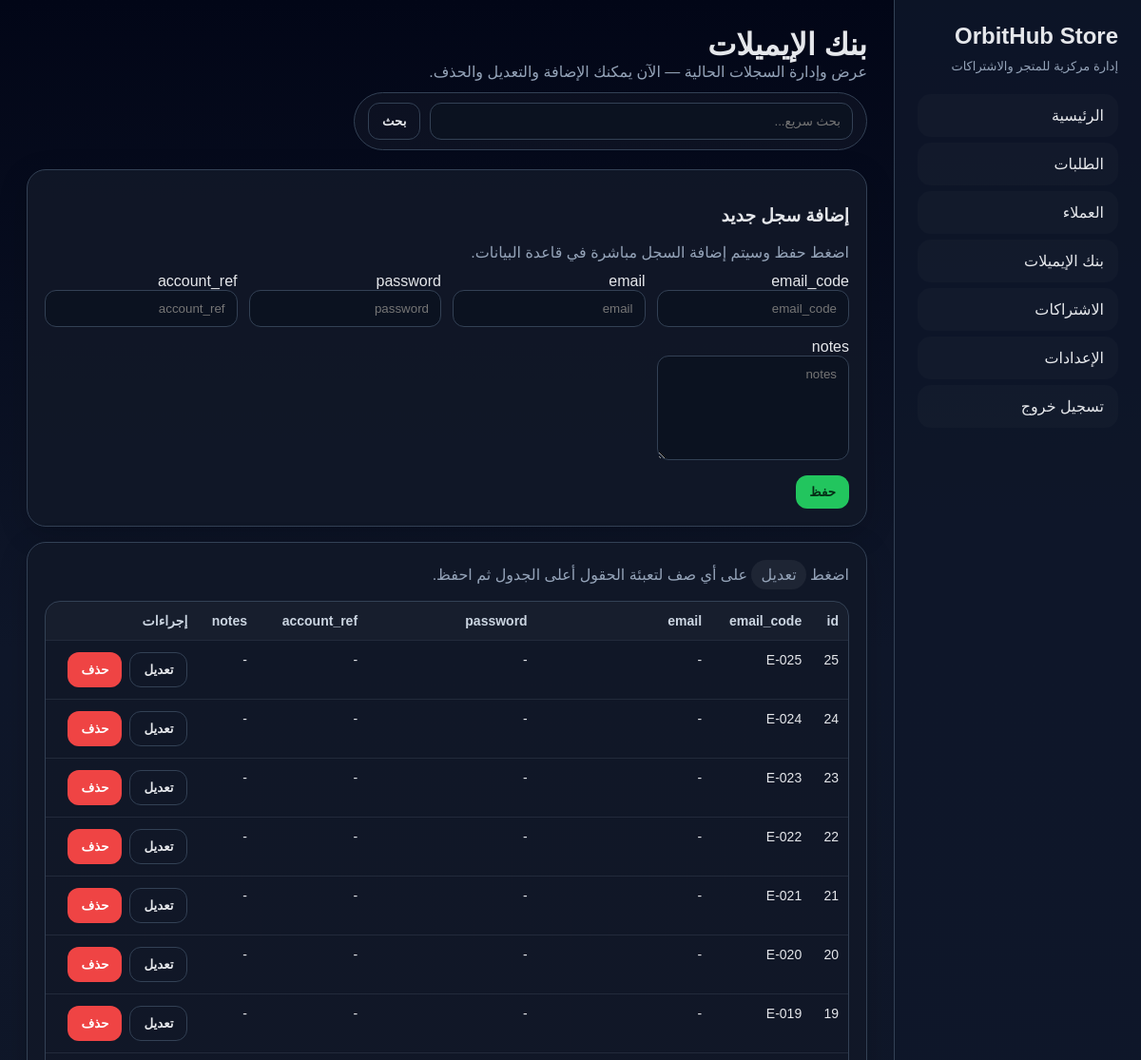
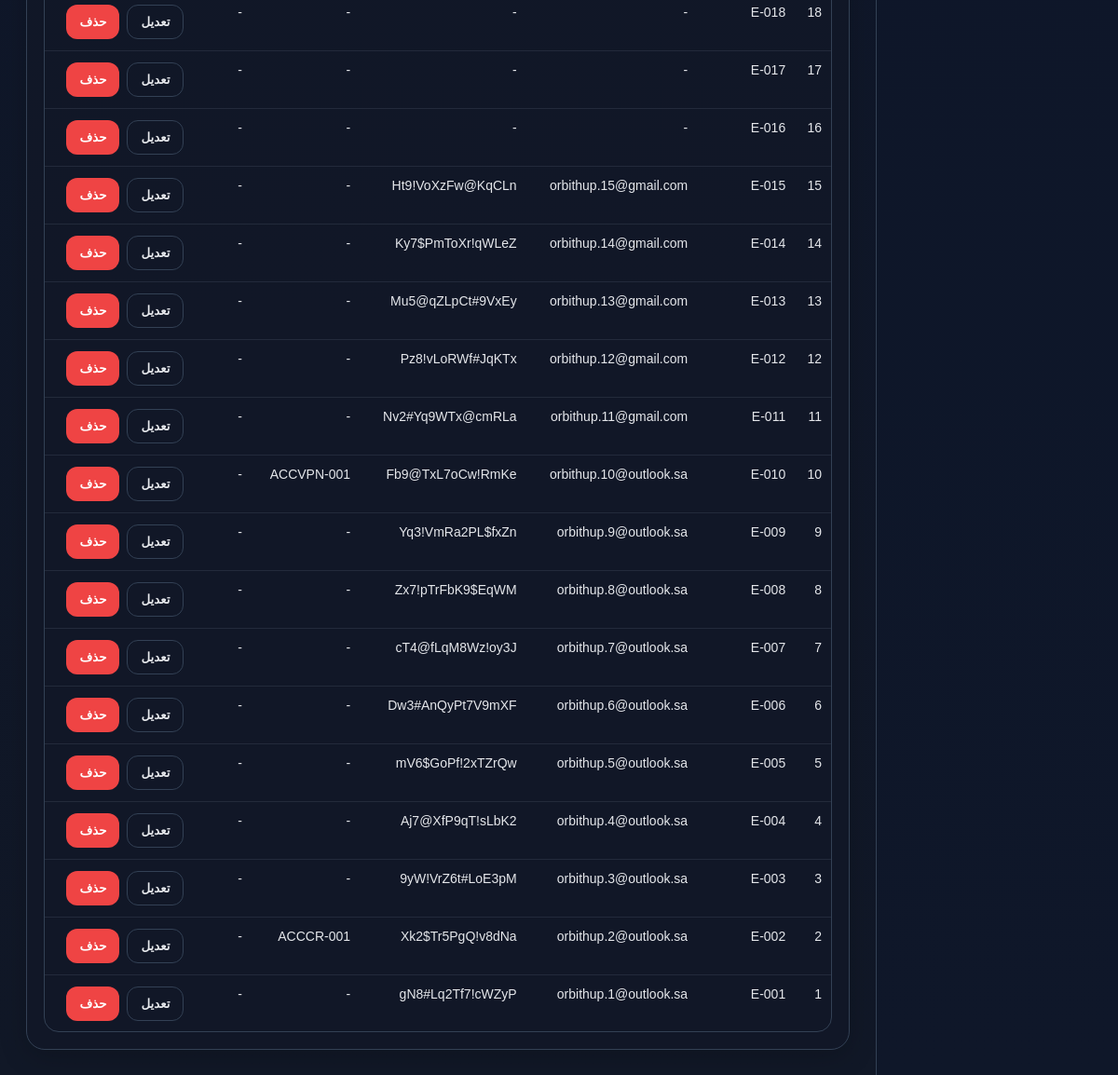
The page /data/email_banks (signed in) on the database its author committed (2 pictures, top to bottom).
### tables this page shows
CREATE TABLE email_banks (
        id INTEGER PRIMARY KEY AUTOINCREMENT,
        email_code TEXT,
        email TEXT,
        password TEXT,
        account_ref TEXT,
        notes TEXT
    );

### app.py (the view)
@app.route('/data/<table_name>')
@login_required
def data_list(table_name):
    if table_name not in {'orders', 'customers', 'email_banks', 'subscriptions'}:
        return 'Not found', 404
    conn = get_conn()
    q = request.args.get('q', '').strip()
    if q:
        cols = {
            'orders': 'order_number, customer_code, subscription_type, status, source',
            'customers': 'customer_code, name, phone, city',
            'email_banks': 'email_code, email, account_ref',
            'subscriptions': 'program_name, account_id, customer_code, product_name, login_identifier'
        }[table_name]
        sql = f"SELECT * FROM {table_name} WHERE ({' OR '.join([c.strip()+' LIKE ?' for c in cols.split(',')])}) ORDER BY id DESC LIMIT 500"
        params = tuple([f'%{q}%'] * len(cols.split(',')))
        rows = rows_to_dicts(conn.execute(sql, params).fetchall())
    else:
        rows = rows_to_dicts(conn.execute(f'SELECT * FROM {table_name} ORDER BY id DESC LIMIT 500').fetchall())
    conn.close()
    for row in rows:
        if 'end_date' in row:
            row['days_left'] = days_left(row.get('end_date'))
        if 'customer_end_date' in row:
            row['days_left'] = days_left(row.get('customer_end_date'))
    return render_template('table.html', table_name=table_name, rows=rows, q=q)

### app.py (called while the page is built)
def get_conn():
    conn = sqlite3.connect(DB_PATH)
    conn.row_factory = sqlite3.Row
    return conn

def login_required(f):
    @wraps(f)
    def wrapper(*args, **kwargs):
        if not session.get('user'):
            return redirect(url_for('login'))
        return f(*args, **kwargs)
    return wrapper

def rows_to_dicts(rows):
    return [dict(r) for r in rows]

### templates/table.html (shortened to what this page needs)
{% extends 'base.html' %}
{% block body %}
<div class="layout">
  {% include 'sidebar.html' %}
  <main class="content">
    <div class="topbar">
      <div>
        <h1 style="margin:0">{{ {'orders':'الطلبات','customers':'العملاء','email_banks':'بنك الإيميلات','subscriptions':'الاشتراكات'}[table_name] }}</h1>
        <div class="muted">عرض وإدارة السجلات الحالية — الآن يمكنك الإضافة والتعديل والحذف.</div>
      </div>
      <form method="get" class="pill" style="display:flex;gap:10px;min-width:min(540px,100%)">
        <input name="q" placeholder="بحث سريع..." value="{{ q }}">
        <button class="btn secondary">بحث</button>
      </form>
    </div>
    <div class="card" style="margin-bottom:16px">
      <h3 id="formTitle">إضافة سجل جديد</h3>
      <div class="muted" id="formHint" style="margin-bottom:12px">اضغط حفظ وسيتم إضافة السجل مباشرة في قاعدة البيانات.</div>
      <div id="formArea"></div>
    </div>
    <div class="card">
      <div style="display:flex;justify-content:space-between;align-items:center;gap:12px;flex-wrap:wrap;margin-bottom:12px">
        <div class="muted">اضغط <span class="tag">تعديل</span> على أي صف لتعبئة الحقول أعلى الجدول ثم احفظ.</div>
      </div>
      <div class="table-wrap">
        <table>
          <thead>
            <tr>
              {% if rows %}{% for k in rows[0].keys() %}<th>{{ k }}</th>{% endfor %}{% endif %}
              <th>إجراءات</th>
            </tr>
          </thead>
          <tbody>
            {% for row in rows %}
            <tr>
              {% for k,v in row.items() %}<td>{{ v if v is not none else '-' }}</td>{% endfor %}
              <td>
                <div style="display:flex;gap:8px;flex-wrap:wrap">
                  <button class="btn secondary" onclick='editRow({{ row|tojson|safe }})'>تعديل</button>
                  <button class="btn danger" onclick="removeRow({{ row.id }})">حذف</button>
                </div>
              </td>
            </tr>
            {% endfor %}
          </tbody>
        </table>
      </div>
    </div>
  </main>
</div>
{% endblock %}

### templates/base.html (style rules this page uses)
:root { --bg:#0f172a;--card:#111827;--soft:#1f2937;--line:#334155;--text:#e5e7eb;--muted:#94a3b8;--accent:#22c55e;--danger:#ef4444;--warn:#f59e0b }
* { box-sizing:border-box;font-family:Tahoma,Arial,sans-serif }
body { margin:0;background:linear-gradient(180deg,#020617,#0f172a 30%,#111827);color:var(--text) }
.layout { display:grid;grid-template-columns:260px 1fr;min-height:100vh }
.content { padding:28px }
.topbar { display:flex;gap:12px;justify-content:space-between;align-items:center;margin-bottom:20px;flex-wrap:wrap }
.pill { padding:10px 14px;border:1px solid var(--line);border-radius:999px;background:rgba(255,255,255,.03);color:var(--muted) }
.btn { background:var(--accent);color:#052e16;border:none;padding:10px 14px;border-radius:12px;font-weight:700;cursor:pointer }
.btn.secondary { background:transparent;color:var(--text);border:1px solid var(--line) }
.btn.danger { background:var(--danger);color:white }
.card { background:rgba(17,24,39,.9);border:1px solid var(--line);border-radius:20px;padding:18px;box-shadow:0 8px 30px rgba(0,0,0,.18) }
table { width:100%;border-collapse:collapse;font-size:14px }
th,td { padding:12px 10px;border-bottom:1px solid rgba(148,163,184,.14);text-align:right;vertical-align:top }
th { color:#cbd5e1;background:rgba(255,255,255,.03);position:sticky;top:0 }
.table-wrap { overflow:auto;max-height:70vh;border-radius:16px;border:1px solid var(--line) }
input,textarea,select { width:100%;padding:11px 12px;background:#0b1220;border:1px solid var(--line);color:var(--text);border-radius:12px }
.muted { color:var(--muted) }
.tag { padding:6px 10px;border-radius:999px;display:inline-block;background:rgba(255,255,255,.06) }

### rows shown on the page
email_banks: v "25" "-" "-" "-" "-", email_code "E-025"
email_banks: v "24" "-" "-" "-" "-", email_code "E-024"
email_banks: v "23" "-" "-" "-" "-", email_code "E-023"
email_banks: v "22" "-" "-" "-" "-", email_code "E-022"
email_banks: v "21" "-" "-" "-" "-", email_code "E-021"
email_banks: v "20" "-" "-" "-" "-", email_code "E-020"
email_banks: v "19" "-" "-" "-" "-", email_code "E-019"
email_banks: v "18" "-" "-" "-" "-", email_code "E-018"
email_banks: v "17" "-" "-" "-" "-", email_code "E-017"
email_banks: v "16" "-" "-" "-" "-", email_code "E-016"
email_banks: v "15" "-" "-", email_code "E-015", email "orbithup.15@gmail.com", password "Ht9!VoXzFw@KqCLn"
email_banks: v "14" "-" "-", email_code "E-014", email "orbithup.14@gmail.com", password "Ky7$PmToXr!qWLeZ"
email_banks: v "13" "-" "-", email_code "E-013", email "orbithup.13@gmail.com", password "Mu5@qZLpCt#9VxEy"
email_banks: v "12" "-" "-", email_code "E-012", email "orbithup.12@gmail.com", password "Pz8!vLoRWf#JqKTx"
email_banks: v "11" "-" "-", email_code "E-011", email "orbithup.11@gmail.com", password "Nv2#Yq9WTx@cmRLa"
email_banks: v "10" "-", email_code "E-010", email "orbithup.10@outlook.sa", password "Fb9@TxL7oCw!RmKe", account_ref "ACCVPN-001"
email_banks: v "9" "-" "-", email_code "E-009", email "orbithup.9@outlook.sa", password "Yq3!VmRa2PL$fxZn"
email_banks: v "8" "-" "-", email_code "E-008", email "orbithup.8@outlook.sa", password "Zx7!pTrFbK9$EqWM"
email_banks: v "7" "-" "-", email_code "E-007", email "orbithup.7@outlook.sa", password "cT4@fLqM8Wz!oy3J"
email_banks: v "6" "-" "-", email_code "E-006", email "orbithup.6@outlook.sa", password "Dw3#AnQyPt7V9mXF"
email_banks: v "5" "-" "-", email_code "E-005", email "orbithup.5@outlook.sa", password "mV6$GoPf!2xTZrQw"
email_banks: v "4" "-" "-", email_code "E-004", email "orbithup.4@outlook.sa", password "Aj7@XfP9qT!sLbK2"
email_banks: v "3" "-" "-", email_code "E-003", email "orbithup.3@outlook.sa", password "9yW!VrZ6t#LoE3pM"
email_banks: v "2" "-", email_code "E-002", email "orbithup.2@outlook.sa", password "Xk2$Tr5PgQ!v8dNa", account_ref "ACCCR-001"
email_banks: v "1" "-" "-", email_code "E-001", email "orbithup.1@outlook.sa", password "gN8#Lq2Tf7!cWZyP"

### other values the page prints
{{ k }} "id" "email_code" "email" "password" "account_ref" "notes"
